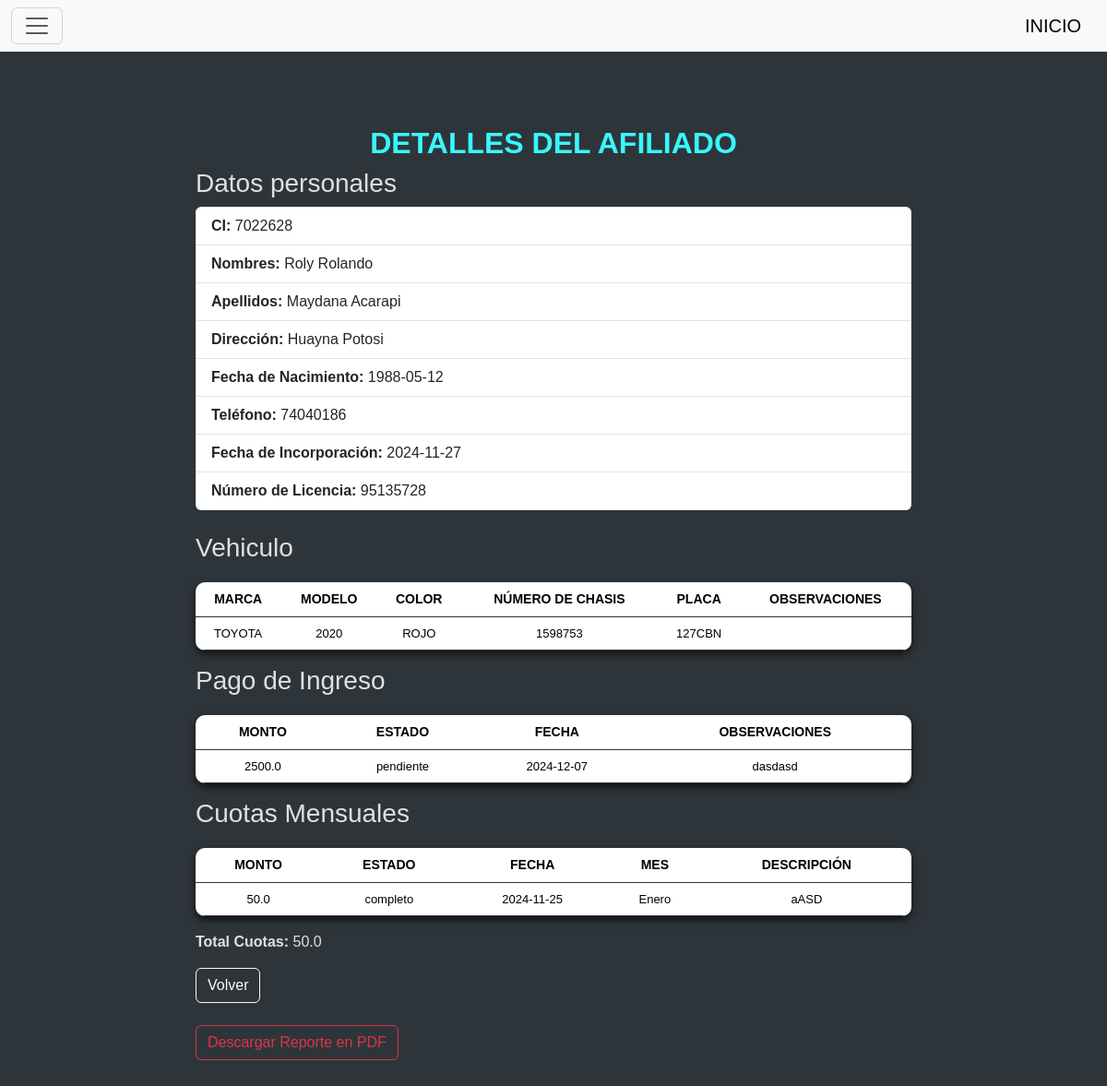
The page /detalle/7022628 on the database as committed earlier.
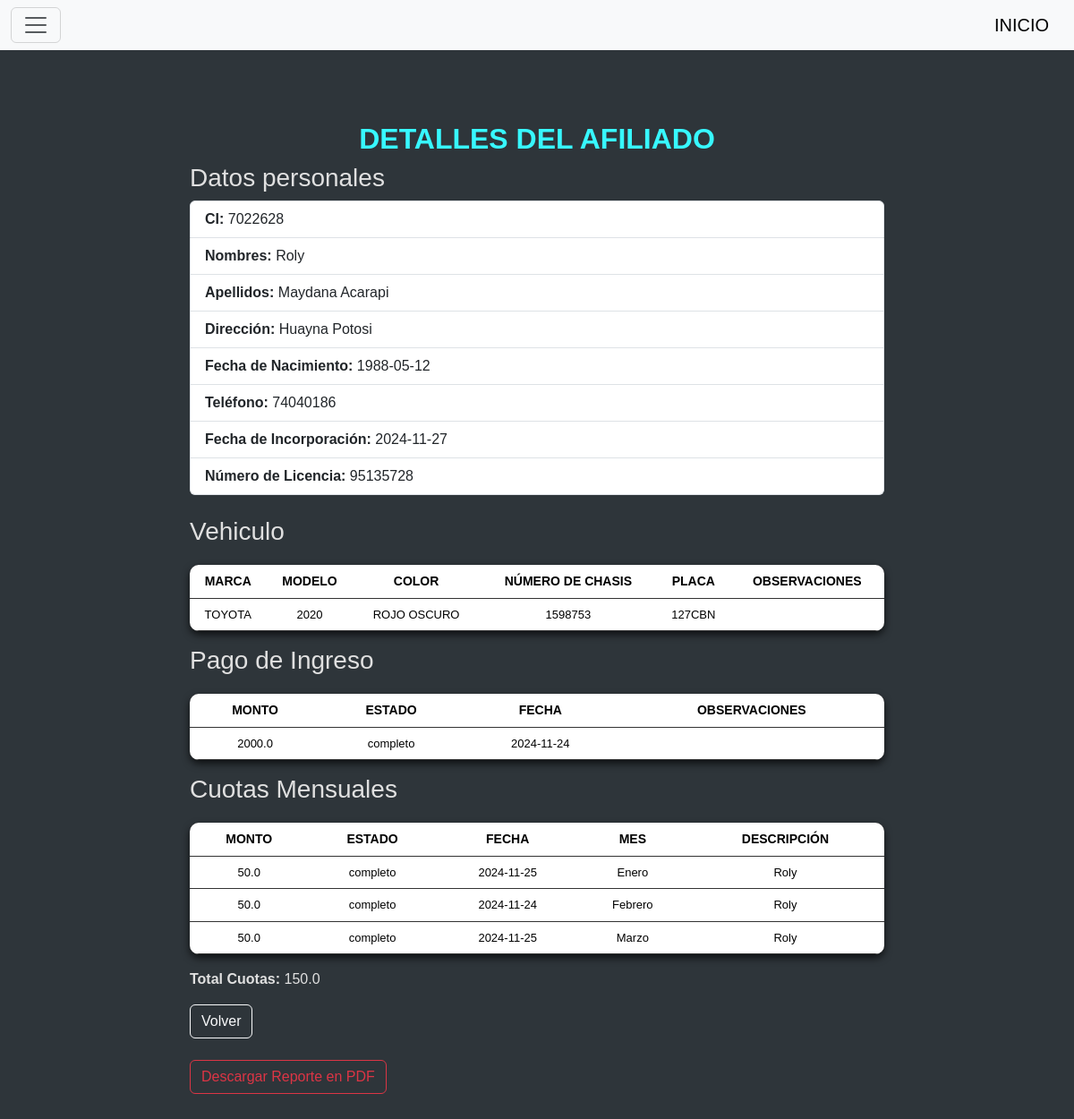
The same page on the database as committed later.
### tables this page shows
CREATE TABLE afiliado(
        ci INTEGER PRIMARY KEY,
        nombres TEXT NOT NULL,
        apellidos TEXT NOT NULL,
        direccion TEXT NOT NULL,
        fecha_nacimiento DATE NOT NULL,
        telefono INTEGER NOT NULL,
        fecha_incorporacion DATE NOT NULL,
        nro_licencia TEXT NOT NULL
        );

CREATE TABLE vehiculo (
            id INTEGER PRIMARY KEY AUTOINCREMENT,
            ci_afiliado INT,
            marca TEXT NOT NULL,
            modelo TEXT NOT NULL,
            color TEXT NOT NULL,
            numero_chasis TEXT UNIQUE NOT NULL,
            placa TEXT UNIQUE NOT NULL,
            observaciones TEXT,
            FOREIGN KEY (ci_afiliado) REFERENCES afiliado(ci)
        );

CREATE TABLE ingreso (
                   
            id INTEGER PRIMARY KEY AUTOINCREMENT,
            ci_afiliado INT,
            monto REAL NOT NULL,
            estado TEXT NOT NULL,
            fecha TEXT NOT NULL,
            observaciones TEXT,
            FOREIGN KEY (ci_afiliado) REFERENCES afiliado(ci)
        );

CREATE TABLE COUTA_MENSUAL (
            cod_pm INTEGER PRIMARY KEY AUTOINCREMENT,
            ci TEXT NOT NULL,
            monto REAL NOT NULL,
            estado TEXT NOT NULL,
            fecha TEXT NOT NULL,
            descripcion TEXT,
            mes TEXT NOT NULL,
            FOREIGN KEY(ci) REFERENCES afiliado(ci)
        );

### blueprints/afiliados/__init__.py (the view)
@afiliados_bp.route("/detalle/<int:ci>")
def detalle_afiliado(ci):
    conn = sqlite3.connect("star_service.db")
    conn.row_factory = sqlite3.Row
    cur = conn.cursor()
    cur.execute("SELECT * FROM afiliado WHERE ci = ?", (ci,))
    afiliado = cur.fetchone()
    cur.execute("SELECT * FROM vehiculo WHERE ci_afiliado = ?", (ci,))
    vehiculos = cur.fetchall()
    cur.execute("SELECT * FROM ingreso WHERE ci_afiliado = ?", (ci,))
    ingresos = cur.fetchall()
    cur.execute("SELECT * FROM COUTA_MENSUAL WHERE ci = ?", (ci,))
    cuotas = cur.fetchall()
    total_cuotas = sum([cuota['monto'] for cuota in cuotas])
    conn.close()
    return render_template(
        "detalle_afiliado.html",
        afiliado=afiliado,
        vehiculos=vehiculos,
        ingresos=ingresos,
        cuotas=cuotas,
        total_cuotas=total_cuotas
    )

### blueprints/afiliados/templates/detalle_afiliado.html (shortened to what this page needs)
{% include 'header.html' %}
<div class="container mt-5" style="max-width: 800px;">
    <h2 class="fw-bold">DETALLES DEL AFILIADO</h2>
    <h3>Datos personales</h3>
    <ul class="list-group mb-4">
        <li class="list-group-item"><strong>CI:</strong> {{ afiliado['ci'] }}</li>
        <li class="list-group-item"><strong>Nombres:</strong> {{ afiliado['nombres'] }}</li>
        <li class="list-group-item"><strong>Apellidos:</strong> {{ afiliado['apellidos'] }}</li>
        <li class="list-group-item"><strong>Dirección:</strong> {{ afiliado['direccion'] }}</li>
        <li class="list-group-item"><strong>Fecha de Nacimiento:</strong> {{ afiliado['fecha_nacimiento'] }}</li>
        <li class="list-group-item"><strong>Teléfono:</strong> {{ afiliado['telefono'] }}</li>
        <li class="list-group-item"><strong>Fecha de Incorporación:</strong> {{ afiliado['fecha_incorporacion'] }}</li>
        <li class="list-group-item"><strong>Número de Licencia:</strong> {{ afiliado['nro_licencia'] }}</li>
    </ul>
    <h3>Vehiculo</h3>
    {% if vehiculos %}
    <table class="table">
        <thead>
            <tr>
                <th>Marca</th>
                <th>Modelo</th>
                <th>Color</th>
                <th>Número de Chasis</th>
                <th>Placa</th>
                <th>Observaciones</th>
            </tr>
        </thead>
        <tbody>
            {% for vehiculo in vehiculos %}
            <tr>
                <td>{{ vehiculo['marca'] }}</td>
                <td>{{ vehiculo['modelo'] }}</td>
                <td>{{ vehiculo['color'] }}</td>
                <td>{{ vehiculo['numero_chasis'] }}</td>
                <td>{{ vehiculo['placa'] }}</td>
                <td>{{ vehiculo['observaciones'] }}</td>
            </tr>
            {% endfor %}
        </tbody>
    </table>
    {% else %}
    <p>No hay vehículos registrados.</p>
    {% endif %}
    <h3>Pago de Ingreso</h3>
    {% if ingresos %}
    <table class="table">
        <thead>
            <tr>
                <th>Monto</th>
                <th>Estado</th>
                <th>Fecha</th>
                <th>Observaciones</th>
            </tr>
        </thead>
        <tbody>
            {% for ingreso in ingresos %}
            <tr>
                <td>{{ ingreso['monto'] }}</td>
                <td>{{ ingreso['estado'] }}</td>
                <td>{{ ingreso['fecha'] }}</td>
                <td>{{ ingreso['observaciones'] }}</td>
            </tr>
            {% endfor %}
        </tbody>
    </table>
    {% else %}
    <p>No hay ingresos registrados.</p>
    {% endif %}
    <h3>Cuotas Mensuales</h3>
    {% if cuotas %}
    <table class="table">
        <thead>
            <tr>
                <th>Monto</th>
                <th>Estado</th>
                <th>Fecha</th>
                <th>Mes</th>
                <th>Descripción</th>
            </tr>
        </thead>
        <tbody>
            {% for cuota in cuotas %}
            <tr>
                <td>{{ cuota['monto'] }}</td>
                <td>{{ cuota['estado'] }}</td>
                <td>{{ cuota['fecha'] }}</td>
                <td>{{ cuota['mes'] }}</td>
                <td>{{ cuota['descripcion'] }}</td>
            </tr>
            {% endfor %}
        </tbody>
    </table>
    <p><strong>Total Cuotas:</strong> {{ total_cuotas }}</p>
    {% else %}
    <p>No hay cuotas registradas.</p>
    {% endif %}
    <a href="{{ url_for('afiliados.index') }}" class="btn btn-outline-light">Volver</a><br><br>
    <a href="{{ url_for('afiliados.generar_reporte_detalle', ci=afiliado['ci']) }}" class="btn btn-outline-danger">
        Descargar Reporte en PDF
    </a>
</div>
{% include 'footer.html' %}

### templates/header.html (shortened to what this page needs)
<!doctype html>
<html lang="es">
<head>
    <link href="https://cdn.jsdelivr.net/npm/bootstrap@5.3.3/dist/css/bootstrap.min.css" rel="stylesheet">
    <link rel="stylesheet" href="{{ url_for('static', filename='CSS/style_menu.css') }}">
</head>
<body>
    <nav class="navbar bg-body-tertiary fixed-top">
        <div class="container-fluid">
            <button class="navbar-toggler" type="button" data-bs-toggle="offcanvas" data-bs-target="#offcanvasNavbar" aria-controls="offcanvasNavbar" aria-label="Toggle navigation">
                <span class="navbar-toggler-icon"></span>
            </button>
            <div><a class="navbar-brand" href="/admin/dashboard">INICIO</a></div>
        </div>
    </nav>
</body>
</html>

### templates/footer.html (shortened to what this page needs)
</body>
</html>

### templates/header.html (style rules this page uses)
body { font-family: sans-serif; margin: 40px; background-color: #2e353a; color: #e0e0e0; }
h2 { text-align: center; color: #37f8ff; }
table { width: 80%; margin: 20px auto; border-collapse: collapse; background-color: #1e1e1e; border-radius: 10px; overflow: hidden; box-shadow: 0 4px 8px rgba(0, 0, 0, 0.7); }
th, td { padding: 15px; text-align: center; border-bottom: 1px solid #333; }
th { background-color: #000000; color: #37f8ff; text-transform: uppercase; font-size: 14px; }
tr:nth-child(even) { background-color: #252525; }
tr:nth-child(odd) { background-color: #1e1e1e; }
td { font-size: 13px; color: #b3b3b3; }

Rows that differ between the two databases and show on the page:
removed ingreso: monto "2500.0", estado "pendiente", fecha "2024-12-07", observaciones "dasdasd"
changed afiliado "Maydana Acarapi": nombres "Roly Rolando" → "Roly"
changed vehiculo "TOYOTA": color "ROJO" → "ROJO OSCURO"
added ingreso: monto "2000.0", estado "completo", fecha "2024-11-24"
changed COUTA_MENSUAL "Enero": descripcion "aASD" → "Roly"
added COUTA_MENSUAL: monto "50.0", estado "completo", fecha "2024-11-24", mes "Febrero", descripcion "Roly"
added COUTA_MENSUAL: monto "50.0", estado "completo", fecha "2024-11-25", mes "Marzo", descripcion "Roly"
Other text that changed with them:
{{ total_cuotas }}: "50.0" → "150.0"
